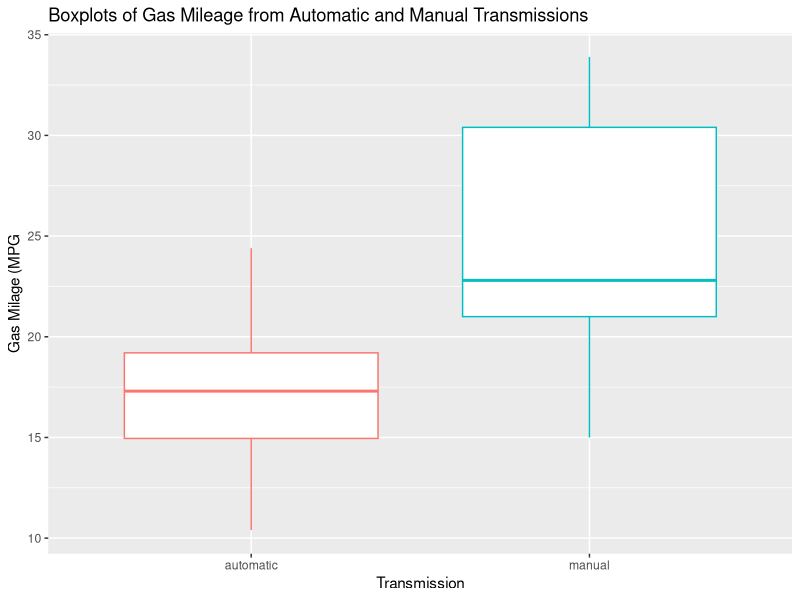
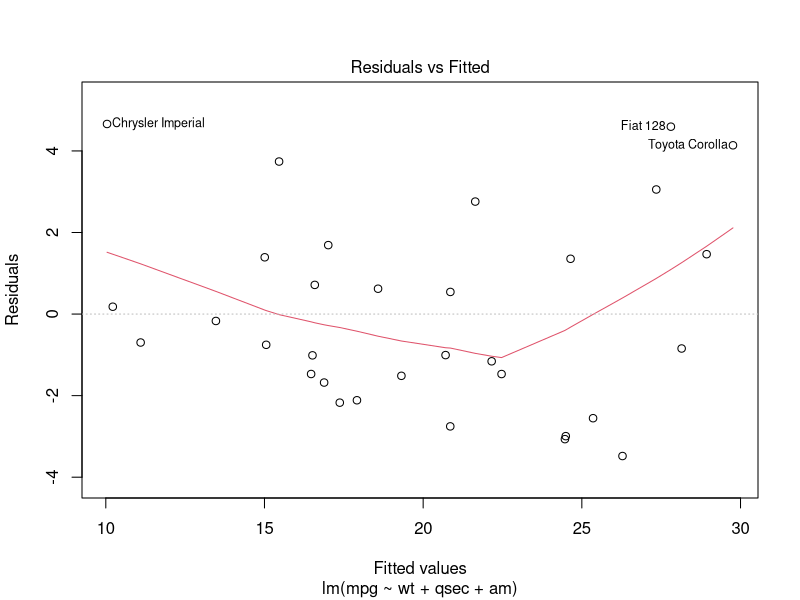
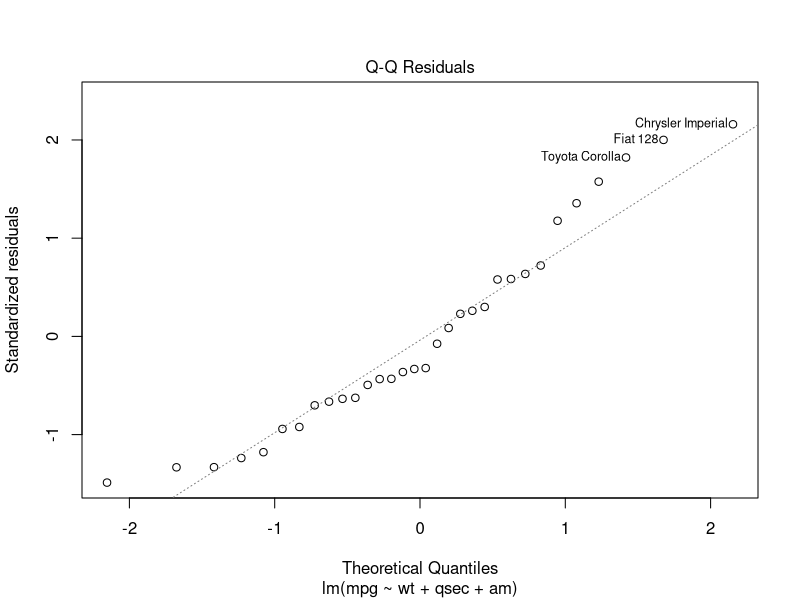
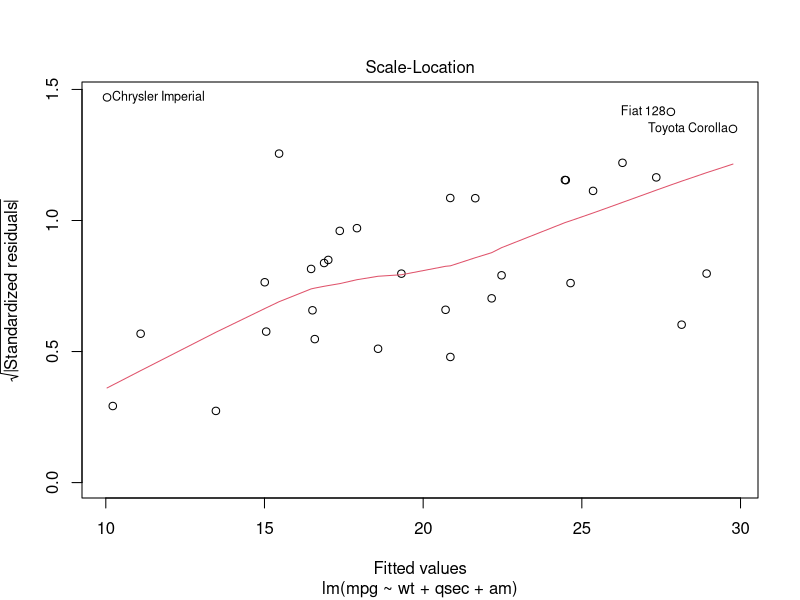
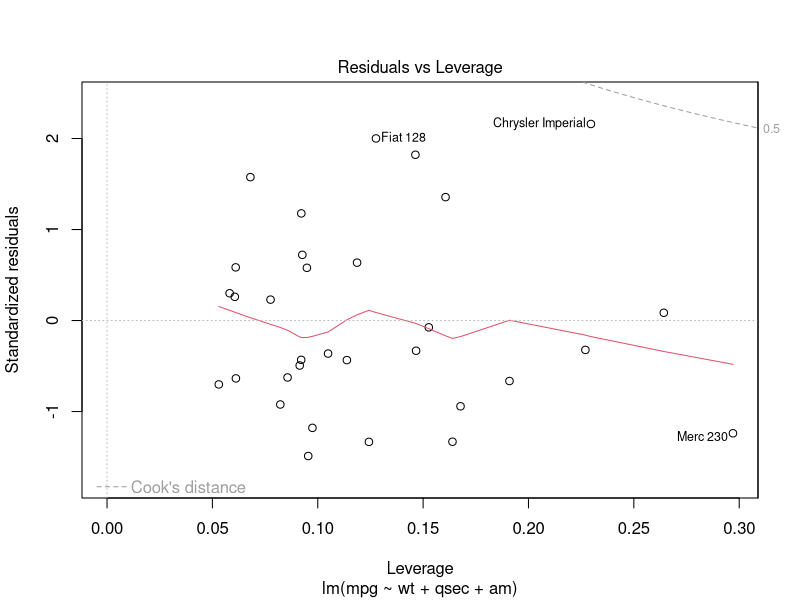
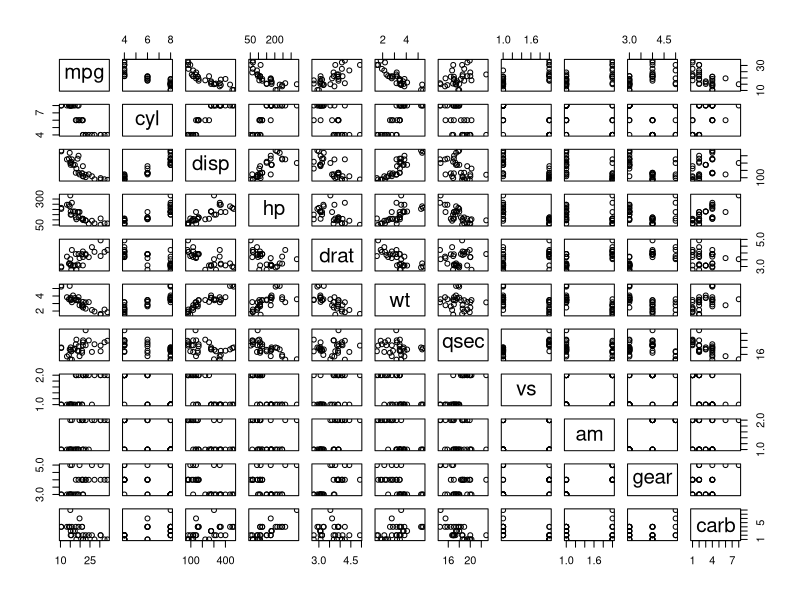
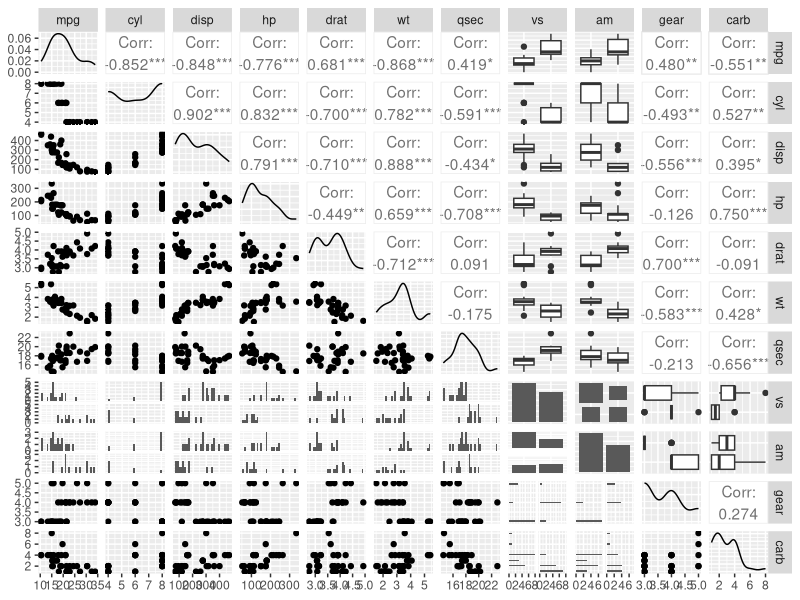

The R script that drew these images, in order: (Note: this script raises an error after producing the figures.)
## ---- chunk 1
knitr::opts_chunk$set(echo = TRUE)
rm(list=ls())
# Load dependencies/data
library(plyr, warn.conflicts = FALSE)
library(dplyr, warn.conflicts = FALSE)
library(ggplot2)
library(GGally)
library(datasets)
data(mtcars)
## ---- chunk 2
# Convert am and vs columns into factors
mtcars <-
  mtcars %>%
  mutate(vs = as.factor(vs)) %>%
  mutate(am = as.factor(am))

# Add meaningful labels to factor levels
levels(mtcars$vs) <- c("vshaped", "straight")
levels(mtcars$am) <- c("automatic", "manual")
## ---- chunk 3
str(mtcars)
## ---- chunk 4

# Make boxplot
mpgBP <- ggplot(mtcars, aes(x=as.character(am), y=mpg, color=am))
mpgBP + geom_boxplot(aes(group=am)) +
  ggtitle("Boxplots of Gas Mileage from Automatic and Manual Transmissions") +
  xlab("Transmission") + ylab("Gas Milage (MPG") +
  theme(legend.position="none")
## ---- chunk 5
fit1 <- lm(mpg~am, mtcars)
summary(fit1)
## ---- chunk 6
fit2 <- lm(mpg~., mtcars)
summary(fit2)
## ---- chunk 7
fit3 <- step(fit2, direction = "backward", k=log(nrow(mtcars)), trace = F)
summary(fit3)
## ---- chunk 8
# Residuals
plot(fit3)
# Correlation pairs
pairs(mtcars)
ggpairs(mtcars)
# Multicolinearity of variables
mtcarsCorrMatrix <- cor(mtcars[sapply(mtcars,is.numeric)])
corrplot(mtcarsCorrMatrix,method="number")
